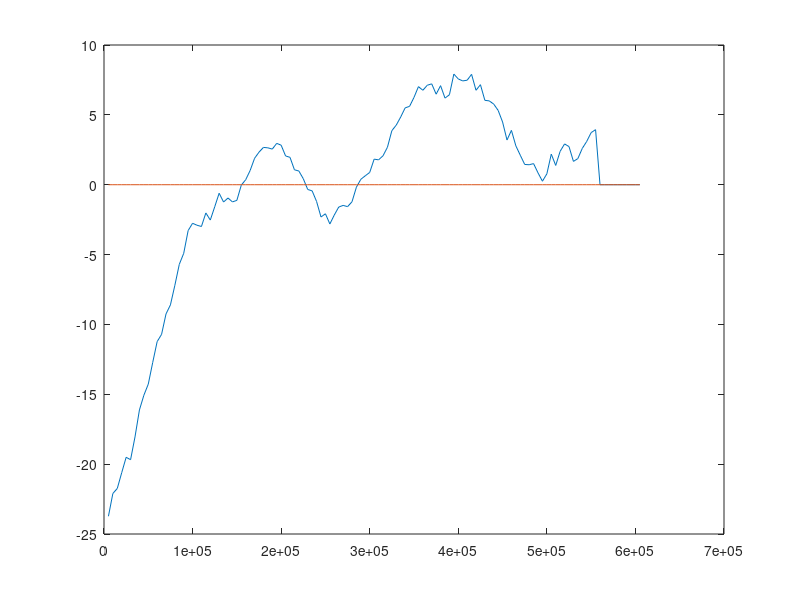

MATLAB code to generate this figure:
clear all

y = [5000 , -25.69999999999999 , 0.97 ;
10000 , -33.79999999999998 , 0.97 ;
15000 , -23.099999999999987 , 0.97 ;
20000 , -27.699999999999996 , 0.97 ;
25000 , -25.300000000000004 , 0.97 ;
30000 , -18.1 , 0.97 ;
35000 , -28.499999999999993 , 0.97 ;
40000 , -27.399999999999995 , 0.97 ;
45000 , -20.900000000000006 , 0.97 ;
50000 , -14.700000000000006 , 0.97 ;
55000 , -17.8 , 0.97 ;
60000 , -17.5 , 0.97 ;
65000 , -19.499999999999986 , 0.97 ;
70000 , -16.39999999999998 , 0.97 ;
75000 , -14.300000000000006 , 0.97 ;
80000 , -19.799999999999997 , 0.97 ;
85000 , -12.200000000000006 , 0.97 ;
90000 , -8.100000000000009 , 0.97 ;
95000 , -10.400000000000007 , 0.97 ;
100000 , -6.700000000000002 , 0.97 ;
105000 , -2.3000000000000007 , 0.97 ;
110000 , -2.5999999999999988 , 0.97 ;
115000 , -14.300000000000006 , 0.97 ;
120000 , -1.800000000000002 , 0.97 ;
125000 , -7.800000000000004 , 0.97 ;
130000 , -5.800000000000002 , 0.97 ;
135000 , 2.800000000000002 , 0.97 ;
140000 , -0.19999999999999885 , 0.97 ;
145000 , 5.899999999999996 , 0.97 ;
150000 , -1.499999999999998 , 0.97 ;
155000 , -3.7000000000000006 , 0.97 ;
160000 , -3.500000000000004 , 0.97 ;
165000 , -4.600000000000005 , 0.97 ;
170000 , -6.900000000000002 , 0.97 ;
175000 , 1.700000000000001 , 0.97 ;
180000 , 3.900000000000002 , 0.97 ;
185000 , -3.4999999999999982 , 0.97 ;
190000 , 2.700000000000002 , 0.97 ;
195000 , 3.1000000000000014 , 0.97 ;
200000 , -0.3999999999999996 , 0.97 ;
205000 , 7.199999999999992 , 0.97 ;
210000 , 0.40000000000000036 , 0.97 ;
215000 , 2.000000000000002 , 0.97 ;
220000 , 1.8000000000000012 , 0.97 ;
225000 , 6.099999999999997 , 0.97 ;
230000 , 7.299999999999999 , 0.97 ;
235000 , -3.800000000000007 , 0.97 ;
240000 , 1.8000000000000018 , 0.97 ;
245000 , 7.199999999999996 , 0.97 ;
250000 , -1.6999999999999997 , 0.97 ;
255000 , -0.4999999999999992 , 0.97 ;
260000 , -0.5999999999999975 , 0.97 ;
265000 , -6.900000000000009 , 0.97 ;
270000 , 0.9000000000000005 , 0.97 ;
275000 , 0.6000000000000031 , 0.97 ;
280000 , -0.3999999999999998 , 0.97 ;
285000 , -4.800000000000004 , 0.97 ;
290000 , -5.800000000000006 , 0.97 ;
295000 , -3.900000000000007 , 0.97 ;
300000 , 0.6000000000000019 , 0.97 ;
305000 , -7.8000000000000025 , 0.97 ;
310000 , 5.79999999999999 , 0.97 ;
315000 , -1.1999999999999982 , 0.97 ;
320000 , 2.1000000000000014 , 0.97 ;
325000 , -0.2999999999999996 , 0.97 ;
330000 , 3.0999999999999988 , 0.97 ;
335000 , 5.699999999999999 , 0.97 ;
340000 , -0.1999999999999973 , 0.97 ;
345000 , -1.4000000000000026 , 0.97 ;
350000 , 3.0000000000000018 , 0.97 ;
355000 , 1.7000000000000013 , 0.97 ;
360000 , 5.299999999999996 , 0.97 ;
365000 , 1.700000000000002 , 0.97 ;
370000 , 8.2 , 0.97 ;
375000 , 11.59999999999999 , 0.97 ;
380000 , 7.099999999999998 , 0.97 ;
385000 , 11.49999999999999 , 0.97 ;
390000 , 6.29999999999999 , 0.97 ;
395000 , -0.2999999999999977 , 0.97 ;
400000 , 9.399999999999993 , 0.97 ;
405000 , 9.399999999999995 , 0.97 ;
410000 , 2.7000000000000015 , 0.97 ;
415000 , 5.299999999999997 , 0.97 ;
420000 , 9.19999999999999 , 0.97 ;
425000 , 4.199999999999992 , 0.97 ;
430000 , 13.19999999999999 , 0.97 ;
435000 , 2.6000000000000005 , 0.97 ;
440000 , 8.699999999999998 , 0.97 ;
445000 , 14.49999999999999 , 0.97 ;
450000 , 5.8999999999999995 , 0.97 ;
455000 , 7.999999999999989 , 0.97 ;
460000 , 3.1999999999999944 , 0.97 ;
465000 , 9.499999999999991 , 0.97 ;
470000 , -2.199999999999998 , 0.97 ;
475000 , 8.199999999999992 , 0.97 ;
480000 , 2.000000000000002 , 0.97 ;
485000 , 2.2000000000000024 , 0.97 ;
490000 , 6.399999999999996 , 0.97 ;
495000 , 9.99999999999999 , 0.97 ;
500000 , -2.3999999999999995 , 0.97 ;
505000 , -4.900000000000002 , 0.97 ;
510000 , 10.099999999999993 , 0.97 ;
515000 , -1.5999999999999996 , 0.97 ;
520000 , -8.900000000000007 , 0.97 ;
525000 , 1.6000000000000003 , 0.97 ;
530000 , 1.800000000000002 , 0.97 ;
535000 , 3.000000000000003 , 0.97 ;
540000 , -0.19999999999999818 , 0.97 ;
545000 , 4.000000000000002 , 0.97 ;
550000 , 2.9000000000000026 , 0.97 ;
555000 , 9.199999999999989 , 0.97 ;
560000 , 2.0000000000000018 , 0.97 ;
565000 , 8.499999999999988 , 0.97 ;
570000 , -3.6000000000000063 , 0.97 ;
575000 , -0.30000000000000016 , 0.97 ;
580000 , -8.800000000000006 , 0.97 ;
585000 , 5.000000000000002 , 0.97 ;
590000 , 7.099999999999993 , 0.97 ;
595000 , 8.999999999999991 , 0.97 ;
600000 , 9.199999999999992 , 0.97 ;
605000 , 11.29999999999999 , 0.97 ;]
g = zeros(length(y),1)
goose = 10
for i = 1:length(y)-goose
    temp_num = 0
    for j = 1:goose
        temp_num = temp_num+y(i+j,2)
    end
    g(i) = temp_num/goose
end

plot(y(:,1),g)
hold on
plot(y(:,1),zeros(length(y),1))